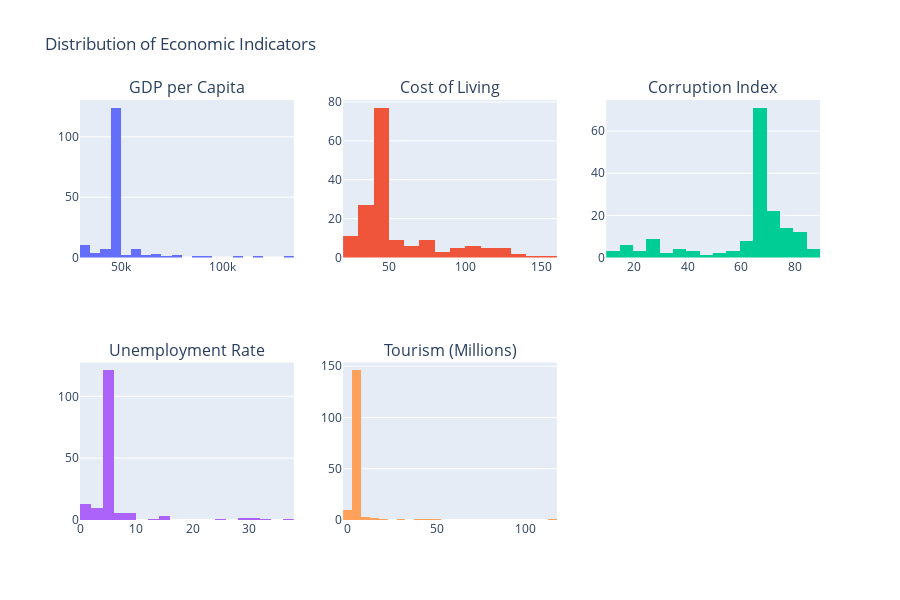
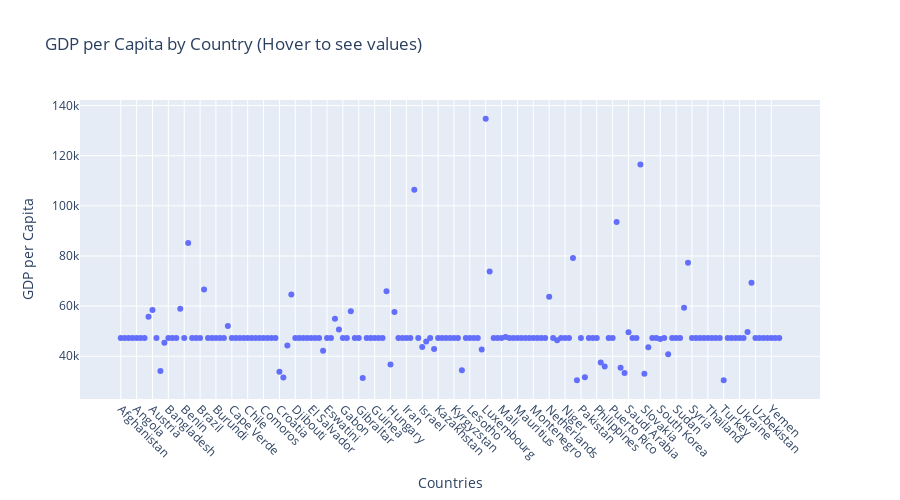
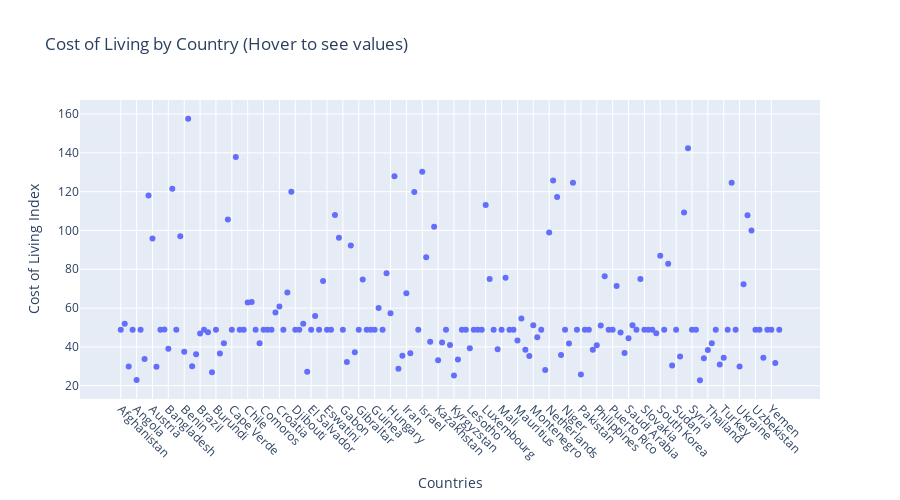
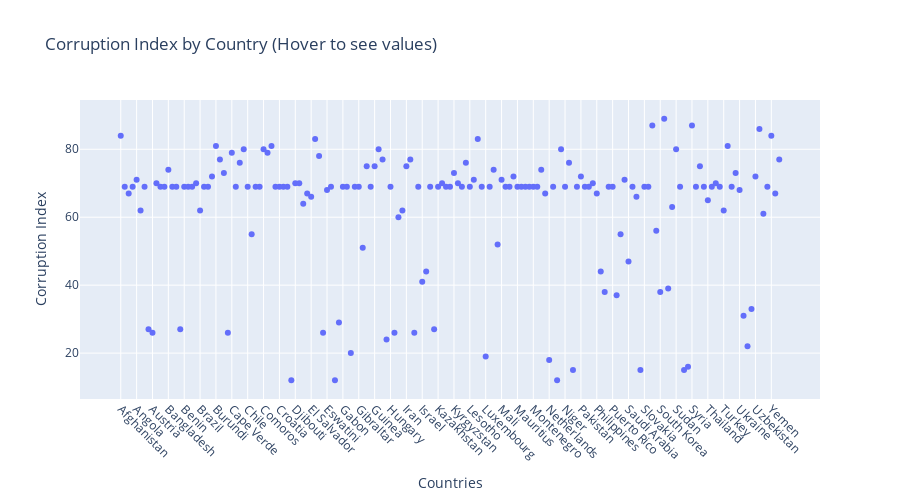

Notebook code for these charts, in order:
### Code cell
# Cell 5
# Original histograms (overview)
fig_dist = make_subplots(
    rows=2, cols=3,
    subplot_titles=('GDP per Capita', 'Cost of Living', 'Corruption Index', 
                   'Unemployment Rate', 'Tourism (Millions)'),
    specs=[[{'secondary_y': False}, {'secondary_y': False}, {'secondary_y': False}],
           [{'secondary_y': False}, {'secondary_y': False}, {'type': 'xy'}]]
)

fig_dist.add_trace(go.Histogram(x=df_analysis['gdp_per_capita'], name='GDP per Capita'), row=1, col=1)
fig_dist.add_trace(go.Histogram(x=df_analysis['cost_of_living'], name='Cost of Living'), row=1, col=2)
fig_dist.add_trace(go.Histogram(x=df_analysis['corruption_index'], name='Corruption Index'), row=1, col=3)
fig_dist.add_trace(go.Histogram(x=df_analysis['unemployment_rate'], name='Unemployment Rate'), row=2, col=1)
fig_dist.add_trace(go.Histogram(x=df_analysis['tourism_millions'], name='Tourism'), row=2, col=2)

fig_dist.update_layout(height=600, showlegend=False, title_text="Distribution of Economic Indicators")
fig_dist.show()

# Individual scatter plots showing ALL country names
print("Interactive Plots with All Country Names:")
print("=" * 50)

# GDP per Capita - scatter plot with all countries
fig_gdp = px.scatter(df_analysis, x='country', y='gdp_per_capita',
                    hover_data=['country', 'gdp_per_capita'],
                    title='GDP per Capita by Country (Hover to see values)',
                    labels={'gdp_per_capita': 'GDP per Capita'})
fig_gdp.update_xaxes(tickangle=45)
fig_gdp.update_layout(height=500, xaxis_title="Countries")
fig_gdp.show()

# Cost of Living - scatter plot with all countries
fig_cost = px.scatter(df_analysis, x='country', y='cost_of_living',
                     hover_data=['country', 'cost_of_living'],
                     title='Cost of Living by Country (Hover to see values)',
                     labels={'cost_of_living': 'Cost of Living Index'})
fig_cost.update_xaxes(tickangle=45)
fig_cost.update_layout(height=500, xaxis_title="Countries")
fig_cost.show()

# Corruption Index - scatter plot with all countries
fig_corruption = px.scatter(df_analysis, x='country', y='corruption_index',
                           hover_data=['country', 'corruption_index'],
                           title='Corruption Index by Country (Hover to see values)',
                           labels={'corruption_index': 'Corruption Index'})
fig_corruption.update_xaxes(tickangle=45)
fig_corruption.update_layout(height=500, xaxis_title="Countries")
fig_corruption.show()

# Alternative: Strip plots (better for seeing all countries)
print("\nStrip Plots - All Countries Visible:")
print("=" * 40)

# GDP Strip Plot
fig_strip_gdp = px.strip(df_analysis, y='gdp_per_capita',
                        hover_data=['country'],
                        title='GDP per Capita Distribution - All Countries')
fig_strip_gdp.show()

# Box plot with individual points
fig_box_gdp = px.box(df_analysis, y='gdp_per_capita',
                    points="all",
                    hover_data=['country'],
                    title='GDP per Capita Distribution with All Countries')
fig_box_gdp.show()

# Show extreme values with country names
print("\nCountries with Extreme Values:")
print("=" * 30)

print("\nTop 10 Highest GDP per Capita:")
top_gdp = df_analysis.nlargest(10, 'gdp_per_capita')[['country', 'gdp_per_capita']]
for idx, row in top_gdp.iterrows():
    print(f"  {row['country']}: ${row['gdp_per_capita']:,.0f}")

print("\nTop 10 Lowest GDP per Capita:")
bottom_gdp = df_analysis.nsmallest(10, 'gdp_per_capita')[['country', 'gdp_per_capita']]
for idx, row in bottom_gdp.iterrows():
    print(f"  {row['country']}: ${row['gdp_per_capita']:,.0f}")

print("\nTop 10 Highest Cost of Living:")
top_cost = df_analysis.nlargest(10, 'cost_of_living')[['country', 'cost_of_living']]
for idx, row in top_cost.iterrows():
    print(f"  {row['country']}: {row['cost_of_living']:.1f}")

print("\nTop 10 Most Corrupt Countries:")
most_corrupt = df_analysis.nlargest(10, 'corruption_index')[['country', 'corruption_index']]
for idx, row in most_corrupt.iterrows():
    print(f"  {row['country']}: {row['corruption_index']:.0f}")

print("\nTop 10 Least Corrupt Countries:")
least_corrupt = df_analysis.nsmallest(10, 'corruption_index')[['country', 'corruption_index']]
for idx, row in least_corrupt.iterrows():
    print(f"  {row['country']}: {row['corruption_index']:.0f}")

# Summary table of all countries (first 20)
print(f"\nSample of All Countries Data:")
print("=" * 30)
sample_data = df_analysis[['country', 'gdp_per_capita', 'cost_of_living', 'corruption_index']].head(20)
print(sample_data.to_string(index=False))

### Figure 1 — Plotly figure (JSON) as saved in the notebook; plotly's stock layout.template omitted (floating-point values rounded to 4 significant figures; data arrays with more than 128 entries replaced by an {"elided": "..."} marker saying what was removed)
{"data": [{"name": "GDP per Capita", "type": "histogram", "x": {"elided": "167 float values"}, "xaxis": "x", "yaxis": "y"}, {"name": "Cost of Living", "type": "histogram", "x": {"elided": "167 float values"}, "xaxis": "x2", "yaxis": "y2"}, {"name": "Corruption Index", "type": "histogram", "x": {"elided": "167 float values"}, "xaxis": "x3", "yaxis": "y3"}, {"name": "Unemployment Rate", "type": "histogram", "x": {"elided": "167 float values"}, "xaxis": "x4", "yaxis": "y4"}, {"name": "Tourism", "type": "histogram", "x": {"elided": "167 float values"}, "xaxis": "x5", "yaxis": "y5"}], "layout": {"annotations": [{"font": {"size": 16}, "showarrow": false, "text": "GDP per Capita", "x": 0.1444, "xanchor": "center", "xref": "paper", "y": 1, "yanchor": "bottom", "yref": "paper"}, {"font": {"size": 16}, "showarrow": false, "text": "Cost of Living", "x": 0.5, "xanchor": "center", "xref": "paper", "y": 1, "yanchor": "bottom", "yref": "paper"}, {"font": {"size": 16}, "showarrow": false, "text": "Corruption Index", "x": 0.8556, "xanchor": "center", "xref": "paper", "y": 1, "yanchor": "bottom", "yref": "paper"}, {"font": {"size": 16}, "showarrow": false, "text": "Unemployment Rate", "x": 0.1444, "xanchor": "center", "xref": "paper", "y": 0.375, "yanchor": "bottom", "yref": "paper"}, {"font": {"size": 16}, "showarrow": false, "text": "Tourism (Millions)", "x": 0.5, "xanchor": "center", "xref": "paper", "y": 0.375, "yanchor": "bottom", "yref": "paper"}], "height": 600, "showlegend": false, "title": {"text": "Distribution of Economic Indicators"}, "xaxis": {"anchor": "y", "domain": [0, 0.2889]}, "xaxis2": {"anchor": "y2", "domain": [0.3556, 0.6444]}, "xaxis3": {"anchor": "y3", "domain": [0.7111, 1]}, "xaxis4": {"anchor": "y4", "domain": [0, 0.2889]}, "xaxis5": {"anchor": "y5", "domain": [0.3556, 0.6444]}, "xaxis6": {"anchor": "y6", "domain": [0.7111, 1]}, "yaxis": {"anchor": "x", "domain": [0.625, 1]}, "yaxis2": {"anchor": "x2", "domain": [0.625, 1]}, "yaxis3": {"anchor": "x3", "domain": [0.625, 1]}, "yaxis4": {"anchor": "x4", "domain": [0, 0.375]}, "yaxis5": {"anchor": "x5", "domain": [0, 0.375]}, "yaxis6": {"anchor": "x6", "domain": [0, 0.375]}}}

### Figure 2 — Plotly figure (JSON) as saved in the notebook; plotly's stock layout.template omitted (floating-point values rounded to 4 significant figures; data arrays with more than 128 entries replaced by an {"elided": "..."} marker saying what was removed)
{"data": [{"hovertemplate": "country=%{x}<br>GDP per Capita=%{y}<extra></extra>", "legendgroup": "", "marker": {"color": "#636efa", "symbol": "circle"}, "mode": "markers", "name": "", "orientation": "v", "showlegend": false, "type": "scatter", "x": {"elided": "167 str values"}, "xaxis": "x", "y": {"elided": "167 float values"}, "yaxis": "y"}], "layout": {"height": 500, "legend": {"tracegroupgap": 0}, "title": {"text": "GDP per Capita by Country (Hover to see values)"}, "xaxis": {"anchor": "y", "domain": [0, 1], "tickangle": 45, "title": {"text": "Countries"}}, "yaxis": {"anchor": "x", "domain": [0, 1], "title": {"text": "GDP per Capita"}}}}

### Figure 3 — Plotly figure (JSON) as saved in the notebook; plotly's stock layout.template omitted (floating-point values rounded to 4 significant figures; data arrays with more than 128 entries replaced by an {"elided": "..."} marker saying what was removed)
{"data": [{"hovertemplate": "country=%{x}<br>Cost of Living Index=%{y}<extra></extra>", "legendgroup": "", "marker": {"color": "#636efa", "symbol": "circle"}, "mode": "markers", "name": "", "orientation": "v", "showlegend": false, "type": "scatter", "x": {"elided": "167 str values"}, "xaxis": "x", "y": {"elided": "167 float values"}, "yaxis": "y"}], "layout": {"height": 500, "legend": {"tracegroupgap": 0}, "title": {"text": "Cost of Living by Country (Hover to see values)"}, "xaxis": {"anchor": "y", "domain": [0, 1], "tickangle": 45, "title": {"text": "Countries"}}, "yaxis": {"anchor": "x", "domain": [0, 1], "title": {"text": "Cost of Living Index"}}}}

### Figure 4 — Plotly figure (JSON) as saved in the notebook; plotly's stock layout.template omitted (floating-point values rounded to 4 significant figures; data arrays with more than 128 entries replaced by an {"elided": "..."} marker saying what was removed)
{"data": [{"hovertemplate": "country=%{x}<br>Corruption Index=%{y}<extra></extra>", "legendgroup": "", "marker": {"color": "#636efa", "symbol": "circle"}, "mode": "markers", "name": "", "orientation": "v", "showlegend": false, "type": "scatter", "x": {"elided": "167 str values"}, "xaxis": "x", "y": {"elided": "167 float values"}, "yaxis": "y"}], "layout": {"height": 500, "legend": {"tracegroupgap": 0}, "title": {"text": "Corruption Index by Country (Hover to see values)"}, "xaxis": {"anchor": "y", "domain": [0, 1], "tickangle": 45, "title": {"text": "Countries"}}, "yaxis": {"anchor": "x", "domain": [0, 1], "title": {"text": "Corruption Index"}}}}
